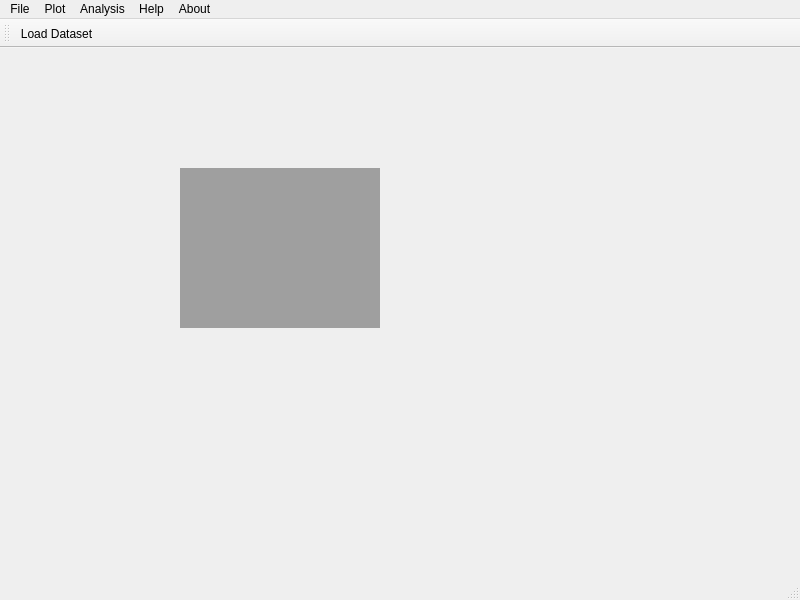
<?xml version="1.0" encoding="UTF-8"?>
<ui version="4.0">
 <class>ParentWindow</class>
 <widget class="QMainWindow" name="ParentWindow">
  <property name="geometry">
   <rect>
    <x>0</x>
    <y>0</y>
    <width>800</width>
    <height>600</height>
   </rect>
  </property>
  <property name="windowTitle">
   <string>DataViz 0.0</string>
  </property>
  <widget class="QWidget" name="centralwidget">
   <widget class="QMdiArea" name="WindowsManager">
    <property name="geometry">
     <rect>
      <x>180</x>
      <y>120</y>
      <width>200</width>
      <height>160</height>
     </rect>
    </property>
   </widget>
  </widget>
  <widget class="QMenuBar" name="menubar">
   <property name="geometry">
    <rect>
     <x>0</x>
     <y>0</y>
     <width>800</width>
     <height>22</height>
    </rect>
   </property>
   <widget class="QMenu" name="menuFile">
    <property name="title">
     <string>File</string>
    </property>
    <addaction name="actionLoad_Dataset"/>
    <addaction name="actionShow_DataSets"/>
    <addaction name="actionDraw_Dataset"/>
   </widget>
   <widget class="QMenu" name="menuPlot">
    <property name="title">
     <string>Plot</string>
    </property>
   </widget>
   <widget class="QMenu" name="menuAnalysis">
    <property name="title">
     <string>Analysis</string>
    </property>
    <addaction name="actionFunction"/>
   </widget>
   <widget class="QMenu" name="menuHelp">
    <property name="title">
     <string>Help</string>
    </property>
    <addaction name="actionHelp"/>
   </widget>
   <widget class="QMenu" name="menuAbout">
    <property name="title">
     <string>About</string>
    </property>
    <addaction name="actionAbout"/>
   </widget>
   <addaction name="menuFile"/>
   <addaction name="menuPlot"/>
   <addaction name="menuAnalysis"/>
   <addaction name="menuHelp"/>
   <addaction name="menuAbout"/>
  </widget>
  <widget class="QStatusBar" name="statusbar"/>
  <widget class="QToolBar" name="toolBar">
   <property name="windowTitle">
    <string>toolBar</string>
   </property>
   <attribute name="toolBarArea">
    <enum>TopToolBarArea</enum>
   </attribute>
   <attribute name="toolBarBreak">
    <bool>false</bool>
   </attribute>
   <addaction name="actionLoad_Dataset"/>
  </widget>
  <action name="actionLoad_Dataset">
   <property name="icon">
    <iconset resource="resources.qrc">
     <normaloff>:/icons/dataset.svg</normaloff>:/icons/dataset.svg</iconset>
   </property>
   <property name="text">
    <string>Load Dataset</string>
   </property>
  </action>
  <action name="actionAbout">
   <property name="icon">
    <iconset resource="resources.qrc">
     <normaloff>:/icons/aboutSymbol.svg</normaloff>:/icons/aboutSymbol.svg</iconset>
   </property>
   <property name="text">
    <string>About</string>
   </property>
  </action>
  <action name="actionHelp">
   <property name="icon">
    <iconset resource="resources.qrc">
     <normaloff>:/icons/helpSymbol.svg</normaloff>:/icons/helpSymbol.svg</iconset>
   </property>
   <property name="text">
    <string>Help</string>
   </property>
  </action>
  <action name="actionShow_DataSets">
   <property name="text">
    <string>Show Datasets</string>
   </property>
  </action>
  <action name="actionFunction">
   <property name="text">
    <string>Function</string>
   </property>
  </action>
  <action name="actionDraw_Dataset">
   <property name="text">
    <string>Draw Dataset</string>
   </property>
  </action>
 </widget>
 <resources>
  <include location="resources.qrc"/>
 </resources>
 <connections/>
</ui>
